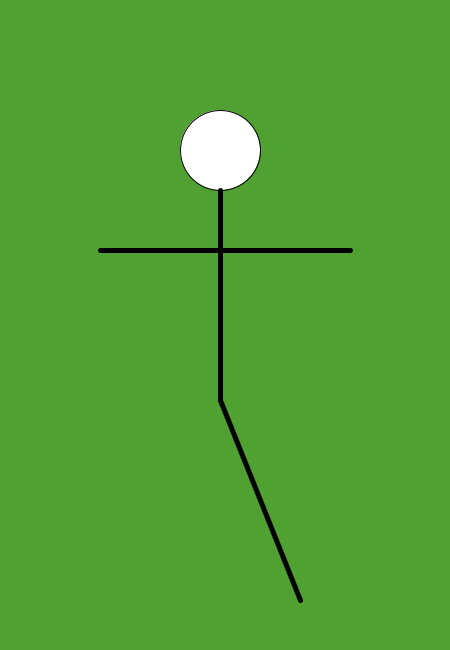
Frame 1 (no input)
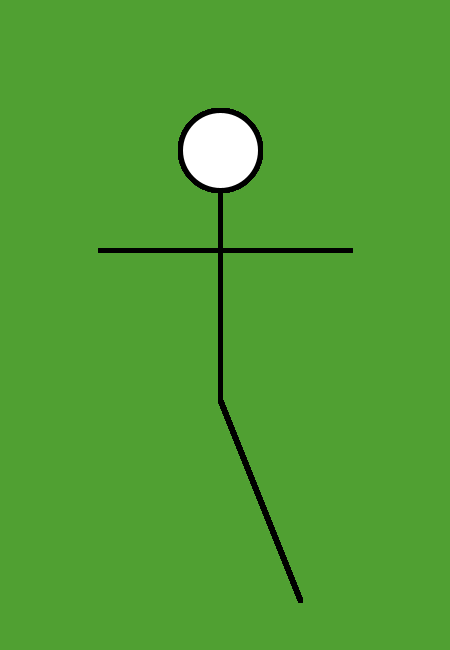
Frame 60 (the mouse pressed at the canvas centre just before this capture)
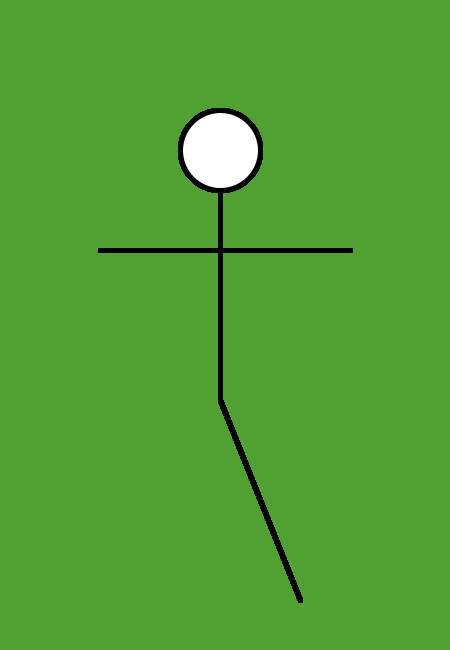
Frame 120 (the mouse held since frame 60 and released just before this capture)

The Processing sketch that drew these frames (run headless with seeded random() and noise(); from frame 60 on, the mouse is pressed at the canvas centre):

// Processing sketch: processing_88019
// ── processing_88019.pde

int RED = 80; //value for red
int GREEN = 160; //value for green
int BLUE = 50; //value for blue
int ellipseSize = 80; //value for ellipse

void setup(){
  size (450, 650); //size of applet
  background (RED, GREEN, BLUE); //background colour
} 
void draw(){
  ellipse (220, 150, ellipseSize, ellipseSize); //circle for head
  strokeWeight(5); //value for stroke - 5 pixels
  stroke(0); //colour value - black
  line(220, 190, 220, 400); //line for body
  line(350, 250, 100, 250); //line for arms
  line(220, 400, 300, 600); //line for right leg
}
